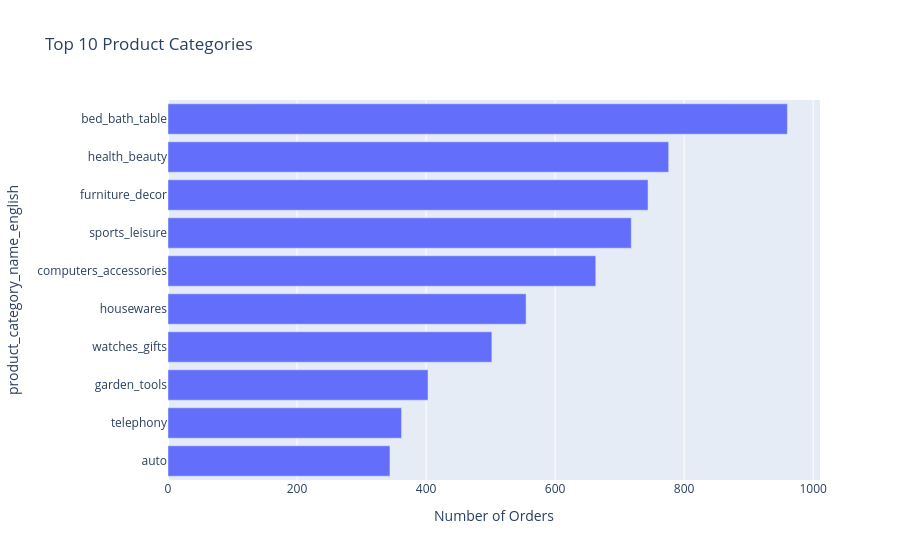

Notebook source saved alongside this figure:
### Markdown cell above
The chart shows a revenue peak around mid-2018 (approximately 12,000 BRL), followed by a decline through July 2018. This decline aligns with the hypothesis that At Risk and Need Attention segments, characterized by higher recency (indicating inactivity), may stop contributing post-mid-2018.

### Code cell
# Prepare the data
top_categories = master_df['product_category_name_english'].value_counts().head(10)
top_categories = top_categories.sort_values(ascending=True)  # Sort for horizontal bar chart

# Create the bar chart
fig = px.bar(
    top_categories,
    x=top_categories.values,
    y=top_categories.index,
    orientation='h',
    labels={'x': 'Number of Orders', 'y': 'Product Category'},
    title='Top 10 Product Categories'
)

# Show the figure
fig.show()

### Figure 1 — Plotly figure (JSON) as saved in the notebook; plotly's stock layout.template omitted (floating-point values rounded to 4 significant figures)
{"data": [{"alignmentgroup": "True", "hovertemplate": "Number of Orders=%{x}<br>product_category_name_english=%{y}<extra></extra>", "legendgroup": "", "marker": {"color": "#636efa", "pattern": {"shape": ""}}, "name": "", "offsetgroup": "", "orientation": "h", "showlegend": false, "textposition": "auto", "type": "bar", "x": [344, 362, 403, 502, 555, 663, 718, 744, 776, 960], "xaxis": "x", "y": ["auto", "telephony", "garden_tools", "watches_gifts", "housewares", "computers_accessories", "sports_leisure", "furniture_decor", "health_beauty", "bed_bath_table"], "yaxis": "y"}], "layout": {"barmode": "relative", "legend": {"tracegroupgap": 0}, "title": {"text": "Top 10 Product Categories"}, "xaxis": {"anchor": "y", "domain": [0, 1], "title": {"text": "Number of Orders"}}, "yaxis": {"anchor": "x", "domain": [0, 1], "title": {"text": "product_category_name_english"}}}}
